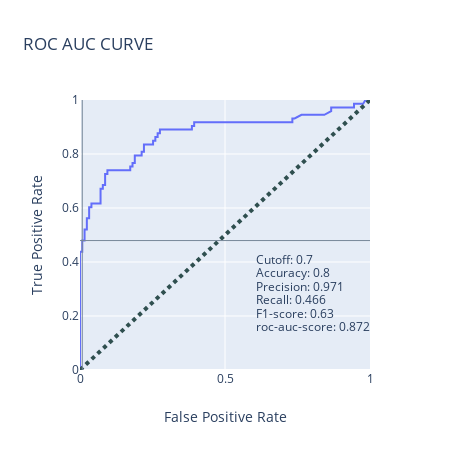

Source (notebook cell):
### Code cell
explainer.plot_roc_auc(cutoff=0.7)

### Figure 1 — Plotly figure (JSON) as saved in the notebook; plotly's stock layout.template omitted (floating-point values rounded to 4 significant figures)
{"data": [{"hoverinfo": "text", "mode": "lines", "name": "ROC AUC CURVE", "text": ["threshold: 1.96 <br> FP: 0.0 <br> TP: 0.0", "threshold: 0.96 <br> FP: 0.0 <br> TP: 0.01", "threshold: 0.75 <br> FP: 0.0 <br> TP: 0.44", "threshold: 0.75 <br> FP: 0.01 <br> TP: 0.44", "threshold: 0.74 <br> FP: 0.01 <br> TP: 0.47", "threshold: 0.7 <br> FP: 0.01 <br> TP: 0.48", "threshold: 0.68 <br> FP: 0.02 <br> TP: 0.48", "threshold: 0.68 <br> FP: 0.02 <br> TP: 0.49", "threshold: 0.67 <br> FP: 0.02 <br> TP: 0.52", "threshold: 0.66 <br> FP: 0.02 <br> TP: 0.52", "threshold: 0.62 <br> FP: 0.02 <br> TP: 0.56", "threshold: 0.61 <br> FP: 0.03 <br> TP: 0.56", "threshold: 0.55 <br> FP: 0.03 <br> TP: 0.6", "threshold: 0.55 <br> FP: 0.04 <br> TP: 0.6", "threshold: 0.55 <br> FP: 0.04 <br> TP: 0.62", "threshold: 0.53 <br> FP: 0.07 <br> TP: 0.62", "threshold: 0.48 <br> FP: 0.07 <br> TP: 0.67", "threshold: 0.48 <br> FP: 0.08 <br> TP: 0.67", "threshold: 0.48 <br> FP: 0.08 <br> TP: 0.68", "threshold: 0.48 <br> FP: 0.09 <br> TP: 0.68", "threshold: 0.46 <br> FP: 0.09 <br> TP: 0.73", "threshold: 0.46 <br> FP: 0.09 <br> TP: 0.73", "threshold: 0.45 <br> FP: 0.09 <br> TP: 0.74", "threshold: 0.4 <br> FP: 0.17 <br> TP: 0.74", "threshold: 0.4 <br> FP: 0.17 <br> TP: 0.75", "threshold: 0.39 <br> FP: 0.18 <br> TP: 0.75", "threshold: 0.39 <br> FP: 0.18 <br> TP: 0.77", "threshold: 0.38 <br> FP: 0.19 <br> TP: 0.77", "threshold: 0.35 <br> FP: 0.19 <br> TP: 0.79", "threshold: 0.34 <br> FP: 0.21 <br> TP: 0.79", "threshold: 0.3 <br> FP: 0.21 <br> TP: 0.81", "threshold: 0.3 <br> FP: 0.22 <br> TP: 0.81", "threshold: 0.3 <br> FP: 0.22 <br> TP: 0.84", "threshold: 0.26 <br> FP: 0.25 <br> TP: 0.84", "threshold: 0.25 <br> FP: 0.25 <br> TP: 0.85", "threshold: 0.24 <br> FP: 0.26 <br> TP: 0.85", "threshold: 0.24 <br> FP: 0.26 <br> TP: 0.86", "threshold: 0.24 <br> FP: 0.27 <br> TP: 0.86", "threshold: 0.23 <br> FP: 0.27 <br> TP: 0.88", "threshold: 0.22 <br> FP: 0.28 <br> TP: 0.88", "threshold: 0.22 <br> FP: 0.28 <br> TP: 0.89", "threshold: 0.19 <br> FP: 0.31 <br> TP: 0.89", "threshold: 0.19 <br> FP: 0.33 <br> TP: 0.89", "threshold: 0.18 <br> FP: 0.39 <br> TP: 0.89", "threshold: 0.18 <br> FP: 0.39 <br> TP: 0.9", "threshold: 0.17 <br> FP: 0.39 <br> TP: 0.9", "threshold: 0.17 <br> FP: 0.39 <br> TP: 0.92", "threshold: 0.17 <br> FP: 0.41 <br> TP: 0.92", "threshold: 0.17 <br> FP: 0.42 <br> TP: 0.92", "threshold: 0.17 <br> FP: 0.44 <br> TP: 0.92", "threshold: 0.16 <br> FP: 0.47 <br> TP: 0.92", "threshold: 0.16 <br> FP: 0.5 <br> TP: 0.92", "threshold: 0.16 <br> FP: 0.5 <br> TP: 0.92", "threshold: 0.15 <br> FP: 0.52 <br> TP: 0.92", "threshold: 0.15 <br> FP: 0.54 <br> TP: 0.92", "threshold: 0.15 <br> FP: 0.56 <br> TP: 0.92", "threshold: 0.15 <br> FP: 0.61 <br> TP: 0.92", "threshold: 0.14 <br> FP: 0.65 <br> TP: 0.92", "threshold: 0.14 <br> FP: 0.66 <br> TP: 0.92", "threshold: 0.14 <br> FP: 0.69 <br> TP: 0.92", "threshold: 0.14 <br> FP: 0.7 <br> TP: 0.92", "threshold: 0.14 <br> FP: 0.73 <br> TP: 0.92", "threshold: 0.14 <br> FP: 0.73 <br> TP: 0.93", "threshold: 0.14 <br> FP: 0.74 <br> TP: 0.93", "threshold: 0.14 <br> FP: 0.76 <br> TP: 0.95", "threshold: 0.14 <br> FP: 0.79 <br> TP: 0.95", "threshold: 0.13 <br> FP: 0.83 <br> TP: 0.95", "threshold: 0.13 <br> FP: 0.84 <br> TP: 0.95", "threshold: 0.13 <br> FP: 0.87 <br> TP: 0.96", "threshold: 0.12 <br> FP: 0.87 <br> TP: 0.97", "threshold: 0.12 <br> FP: 0.9 <br> TP: 0.97", "threshold: 0.12 <br> FP: 0.93 <br> TP: 0.97", "threshold: 0.12 <br> FP: 0.94 <br> TP: 0.97", "threshold: 0.12 <br> FP: 0.94 <br> TP: 0.99", "threshold: 0.12 <br> FP: 0.95 <br> TP: 0.99", "threshold: 0.12 <br> FP: 0.97 <br> TP: 0.99", "threshold: 0.11 <br> FP: 0.98 <br> TP: 0.99", "threshold: 0.1 <br> FP: 0.98 <br> TP: 1.0", "threshold: 0.09 <br> FP: 1.0 <br> TP: 1.0"], "type": "scatter", "x": [0, 0, 0, 0.007874, 0.007874, 0.007874, 0.01575, 0.01575, 0.01575, 0.02362, 0.02362, 0.0315, 0.0315, 0.03937, 0.03937, 0.07087, 0.07087, 0.07874, 0.07874, 0.08661, 0.08661, 0.09449, 0.09449, 0.1732, 0.1732, 0.1811, 0.1811, 0.189, 0.189, 0.2126, 0.2126, 0.2205, 0.2205, 0.252, 0.252, 0.2598, 0.2598, 0.2677, 0.2677, 0.2756, 0.2756, 0.315, 0.3307, 0.3858, 0.3858, 0.3937, 0.3937, 0.4094, 0.4173, 0.4409, 0.4724, 0.4961, 0.5039, 0.5197, 0.5433, 0.5591, 0.6142, 0.6535, 0.6614, 0.685, 0.7008, 0.7323, 0.7323, 0.7402, 0.7638, 0.7874, 0.8268, 0.8425, 0.8661, 0.8661, 0.8976, 0.9291, 0.9449, 0.9449, 0.9528, 0.9685, 0.9764, 0.9843, 1], "y": [0, 0.0137, 0.4384, 0.4384, 0.4658, 0.4795, 0.4795, 0.4932, 0.5205, 0.5205, 0.5616, 0.5616, 0.6027, 0.6027, 0.6164, 0.6164, 0.6712, 0.6712, 0.6849, 0.6849, 0.726, 0.726, 0.7397, 0.7397, 0.7534, 0.7534, 0.7671, 0.7671, 0.7945, 0.7945, 0.8082, 0.8082, 0.8356, 0.8356, 0.8493, 0.8493, 0.863, 0.863, 0.8767, 0.8767, 0.8904, 0.8904, 0.8904, 0.8904, 0.9041, 0.9041, 0.9178, 0.9178, 0.9178, 0.9178, 0.9178, 0.9178, 0.9178, 0.9178, 0.9178, 0.9178, 0.9178, 0.9178, 0.9178, 0.9178, 0.9178, 0.9178, 0.9315, 0.9315, 0.9452, 0.9452, 0.9452, 0.9452, 0.9589, 0.9726, 0.9726, 0.9726, 0.9726, 0.9863, 0.9863, 0.9863, 0.9863, 1, 1]}], "layout": {"annotations": [{"align": "right", "showarrow": false, "text": "Cutoff: 0.7", "x": 0.6, "xanchor": "left", "y": 0.45, "yanchor": "top"}, {"align": "right", "showarrow": false, "text": "Accuracy: 0.8", "x": 0.6, "xanchor": "left", "y": 0.4, "yanchor": "top"}, {"align": "right", "showarrow": false, "text": "Precision: 0.971", "x": 0.6, "xanchor": "left", "y": 0.35, "yanchor": "top"}, {"align": "right", "showarrow": false, "text": "Recall: 0.466", "x": 0.6, "xanchor": "left", "y": 0.3, "yanchor": "top"}, {"align": "right", "showarrow": false, "text": "F1-score: 0.63", "x": 0.6, "xanchor": "left", "y": 0.25, "yanchor": "top"}, {"align": "right", "showarrow": false, "text": "roc-auc-score: 0.872", "x": 0.6, "xanchor": "left", "y": 0.2, "yanchor": "top"}], "height": 450, "shapes": [{"line": {"color": "darkslategray", "dash": "dot", "width": 4}, "type": "line", "x0": 0, "x1": 1, "xref": "x", "y0": 0, "y1": 1, "yref": "y"}, {"line": {"color": "lightslategray", "width": 1}, "type": "line", "x0": 0, "x1": 1, "xref": "x", "y0": 0.4795, "y1": 0.4795, "yref": "y"}, {"line": {"color": "lightslategray", "width": 1}, "type": "line", "x0": 0.007874, "x1": 0.007874, "xref": "x", "y0": 0, "y1": 1, "yref": "y"}], "title": {"text": "ROC AUC CURVE"}, "width": 450, "xaxis": {"range": [0, 1], "title": {"text": "False Positive Rate"}}, "yaxis": {"range": [0, 1], "scaleanchor": "y", "scaleratio": 1, "title": {"text": "True Positive Rate"}}}}
